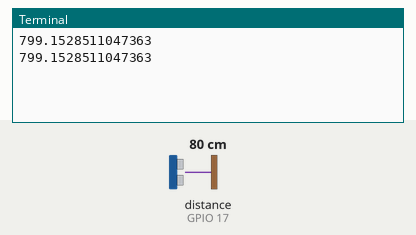
This program was run on a simulated Raspberry Pi (BCM pin numbers). Parts: the last lines printed to the terminal. Inputs (shaded band) come from the test bench; at power-on: distance to the obstacle (sensor on GPIO 17) 80 cm. The echo pulse lasts 58.3 µs per cm; the clock reads 2024-03-15 10:24:30 at power-on unless the program sets it.

Above: at 1.2 s.
1.3 s: distance to the obstacle (sensor on GPIO 17) set to 2 cm
At 2.6 s:
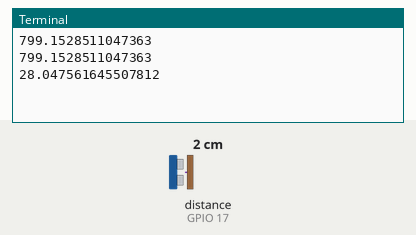
2.8 s: distance to the obstacle (sensor on GPIO 17) set to 4 cm
At 3.8 s:
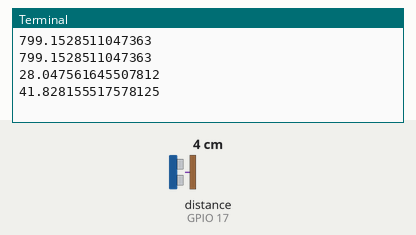
Timing chart, 0 to 5.8 s (numbered marks = the images above; inputs shaded):
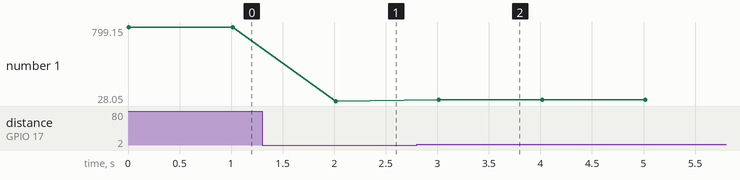

Measured:
- after the input at 1.3 s, the terminal: prints a new line after 0.71 s (image 1)
- after the input at 2.8 s, the terminal: prints a new line after 0.22 s (image 2)
- plotted number 1: 799.15 → 28.05 after the input at 1.3 s, 28.05 → 41.83 after the input at 2.8 s

The program:

HC-SR04.py
```python
import pigpio
import time

TRIG_PIN = 4
ECHO_PIN = 17

pi = pigpio.pi()

pi.set_mode(TRIG_PIN, pigpio.OUTPUT)
pi.set_mode(ECHO_PIN, pigpio.INPUT)
pi.set_pull_up_down(ECHO_PIN, pigpio.PUD_OFF)

while True:
    pi.gpio_trigger(TRIG_PIN, 10, 1)

    while pi.read(ECHO_PIN) != 1:
        pass
    echo_start_time = time.time()

    while pi.read(ECHO_PIN) != 0:
        pass
    echo_end_time = time.time()

    distance = (echo_end_time - echo_start_time) * 340 * 1000 / 2
    print(distance)

    time.sleep(1)
```
